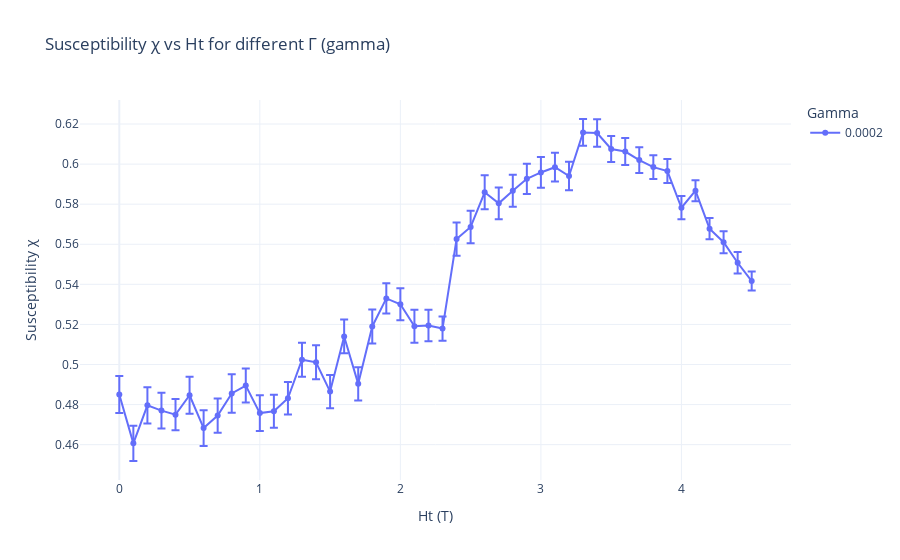

This figure's notebook cell:
### Code cell
#Relaxed
import pandas as pd
import glob
import numpy as np
import plotly.express as px
path = '/Users/jiakai/Desktop/SURF/code/_spirit/'
n_cycles = 240


# Pattern to match all relevant CSV files
file_pattern = path + "Susceptibility_multi_gammas_10_240_per_gamma_20_anisotropy_0.7_relax_step_400_gammas_-5_relax_0.8_gamma_0.0002_relaxed*.csv"

# List all matching files
csv_files = glob.glob(file_pattern)

# Print how many files were found
print(f"Found {len(csv_files)} files.")
repeats = len(csv_files)
for f in csv_files:
    print(f)

# Read and concatenate all files
df_all_relaxed = pd.concat([pd.read_csv(f) for f in csv_files], ignore_index=True)

# Average over cycles, std divided by sqrt(n_cycles)
df_avg_relaxed = (
    df_all_relaxed.groupby(["gamma", "Ht"], as_index=False)
    .agg(
        chi_mean=("chi", "mean"),
        chi_std=("chi", lambda x: x.std(ddof=1) / np.sqrt(n_cycles*repeats))
    )
)

# Plot
fig_relaxed = px.line(
    df_avg_relaxed,
    x="Ht",
    y="chi_mean",
    error_y="chi_std",
    color="gamma",  # Different color per gamma
    markers=True,
    labels={
        "Ht": "Ht (T)",
        "chi_mean": "Susceptibility χ",
        "gamma": "Gamma",
    },
    title="Susceptibility χ vs Ht for different Γ (gamma)",
    template="plotly_white"
)


fig_relaxed.show()

### Figure 1 — Plotly figure (JSON) as saved in the notebook; plotly's stock layout.template omitted (floating-point values rounded to 4 significant figures)
{"data": [{"error_y": {"array": [0.009243, 0.008798, 0.009043, 0.008918, 0.007818, 0.009265, 0.008962, 0.008512, 0.009597, 0.00849, 0.008899, 0.008231, 0.00815, 0.008424, 0.008464, 0.008323, 0.008416, 0.008273, 0.008438, 0.007547, 0.007992, 0.00828, 0.007829, 0.006079, 0.008274, 0.008111, 0.008449, 0.007913, 0.007952, 0.007525, 0.007655, 0.007153, 0.007172, 0.006703, 0.006882, 0.006511, 0.006772, 0.006439, 0.005891, 0.006013, 0.005799, 0.005245, 0.005279, 0.005461, 0.005337, 0.00477]}, "hovertemplate": "Gamma=0.0002<br>Ht (T)=%{x}<br>Susceptibility χ=%{y}<extra></extra>", "legendgroup": "0.0002", "line": {"color": "#636efa", "dash": "solid"}, "marker": {"symbol": "circle"}, "mode": "lines+markers", "name": "0.0002", "orientation": "v", "showlegend": true, "x": [-0.0, 0.1, 0.2, 0.3, 0.4, 0.5, 0.6, 0.7, 0.8, 0.9, 1.0, 1.1, 1.2, 1.3, 1.4, 1.5, 1.6, 1.7, 1.8, 1.9, 2.0, 2.1, 2.2, 2.3, 2.4, 2.5, 2.6, 2.7, 2.8, 2.9, 3.0, 3.1, 3.2, 3.3, 3.4, 3.5, 3.6, 3.7, 3.8, 3.9, 4.0, 4.1, 4.2, 4.3, 4.4, 4.5], "xaxis": "x", "y": [0.485, 0.4606, 0.4796, 0.477, 0.4749, 0.4847, 0.4683, 0.4745, 0.4856, 0.4895, 0.4757, 0.4767, 0.4832, 0.5024, 0.5011, 0.4865, 0.514, 0.4903, 0.519, 0.533, 0.5301, 0.5191, 0.5195, 0.5179, 0.5626, 0.5686, 0.5859, 0.5804, 0.5867, 0.5927, 0.5958, 0.5985, 0.5941, 0.6158, 0.6155, 0.6075, 0.6063, 0.602, 0.5985, 0.5965, 0.5782, 0.5867, 0.5678, 0.561, 0.5508, 0.5416], "yaxis": "y", "type": "scatter"}], "layout": {"xaxis": {"anchor": "y", "domain": [0.0, 1.0], "title": {"text": "Ht (T)"}}, "yaxis": {"anchor": "x", "domain": [0.0, 1.0], "title": {"text": "Susceptibility χ"}}, "legend": {"title": {"text": "Gamma"}, "tracegroupgap": 0}, "title": {"text": "Susceptibility χ vs Ht for different Γ (gamma)"}}}
